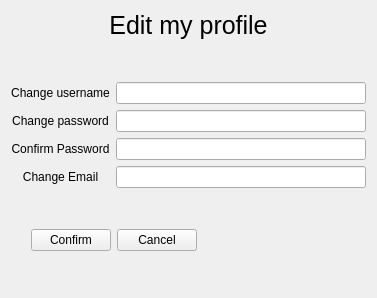
<?xml version="1.0" encoding="UTF-8"?>
<ui version="4.0">
 <class>Form</class>
 <widget class="QWidget" name="Form">
  <property name="geometry">
   <rect>
    <x>0</x>
    <y>0</y>
    <width>377</width>
    <height>298</height>
   </rect>
  </property>
  <property name="windowTitle">
   <string>Edit profile</string>
  </property>
  <layout class="QVBoxLayout" name="verticalLayout">
   <item>
    <widget class="QLabel" name="label_5">
     <property name="font">
      <font>
       <pointsize>19</pointsize>
      </font>
     </property>
     <property name="text">
      <string>Edit my profile</string>
     </property>
     <property name="alignment">
      <set>Qt::AlignCenter</set>
     </property>
    </widget>
   </item>
   <item>
    <spacer name="verticalSpacer_2">
     <property name="orientation">
      <enum>Qt::Vertical</enum>
     </property>
     <property name="sizeHint" stdset="0">
      <size>
       <width>20</width>
       <height>40</height>
      </size>
     </property>
    </spacer>
   </item>
   <item>
    <layout class="QGridLayout" name="gridLayout">
     <item row="6" column="1">
      <widget class="QLineEdit" name="lineEdit"/>
     </item>
     <item row="2" column="1">
      <widget class="QLineEdit" name="lineEdit_4">
       <property name="sizePolicy">
        <sizepolicy hsizetype="Minimum" vsizetype="Fixed">
         <horstretch>0</horstretch>
         <verstretch>0</verstretch>
        </sizepolicy>
       </property>
      </widget>
     </item>
     <item row="5" column="0">
      <widget class="QLabel" name="label_3">
       <property name="text">
        <string>Confirm Password</string>
       </property>
       <property name="alignment">
        <set>Qt::AlignCenter</set>
       </property>
      </widget>
     </item>
     <item row="5" column="1">
      <widget class="QLineEdit" name="lineEdit_3"/>
     </item>
     <item row="6" column="0">
      <widget class="QLabel" name="label_4">
       <property name="text">
        <string>Change Email</string>
       </property>
       <property name="alignment">
        <set>Qt::AlignCenter</set>
       </property>
      </widget>
     </item>
     <item row="4" column="1">
      <widget class="QLineEdit" name="lineEdit_2"/>
     </item>
     <item row="4" column="0">
      <widget class="QLabel" name="label_2">
       <property name="text">
        <string>Change password</string>
       </property>
       <property name="alignment">
        <set>Qt::AlignCenter</set>
       </property>
      </widget>
     </item>
     <item row="2" column="0">
      <widget class="QLabel" name="label">
       <property name="text">
        <string>Change username</string>
       </property>
       <property name="alignment">
        <set>Qt::AlignCenter</set>
       </property>
      </widget>
     </item>
    </layout>
   </item>
   <item>
    <spacer name="verticalSpacer">
     <property name="orientation">
      <enum>Qt::Vertical</enum>
     </property>
     <property name="sizeHint" stdset="0">
      <size>
       <width>20</width>
       <height>40</height>
      </size>
     </property>
    </spacer>
   </item>
   <item>
    <layout class="QHBoxLayout" name="horizontalLayout">
     <item>
      <spacer name="horizontalSpacer_2">
       <property name="orientation">
        <enum>Qt::Horizontal</enum>
       </property>
       <property name="sizeType">
        <enum>QSizePolicy::Fixed</enum>
       </property>
       <property name="sizeHint" stdset="0">
        <size>
         <width>20</width>
         <height>20</height>
        </size>
       </property>
      </spacer>
     </item>
     <item>
      <widget class="QPushButton" name="pushButton_2">
       <property name="sizePolicy">
        <sizepolicy hsizetype="Fixed" vsizetype="Fixed">
         <horstretch>0</horstretch>
         <verstretch>0</verstretch>
        </sizepolicy>
       </property>
       <property name="text">
        <string>Confirm</string>
       </property>
      </widget>
     </item>
     <item>
      <widget class="QPushButton" name="pushButton">
       <property name="sizePolicy">
        <sizepolicy hsizetype="Fixed" vsizetype="Fixed">
         <horstretch>0</horstretch>
         <verstretch>0</verstretch>
        </sizepolicy>
       </property>
       <property name="text">
        <string>Cancel</string>
       </property>
      </widget>
     </item>
     <item>
      <spacer name="horizontalSpacer">
       <property name="orientation">
        <enum>Qt::Horizontal</enum>
       </property>
       <property name="sizeHint" stdset="0">
        <size>
         <width>40</width>
         <height>20</height>
        </size>
       </property>
      </spacer>
     </item>
    </layout>
   </item>
   <item>
    <spacer name="verticalSpacer_3">
     <property name="orientation">
      <enum>Qt::Vertical</enum>
     </property>
     <property name="sizeHint" stdset="0">
      <size>
       <width>20</width>
       <height>40</height>
      </size>
     </property>
    </spacer>
   </item>
  </layout>
 </widget>
 <resources/>
 <connections/>
</ui>
